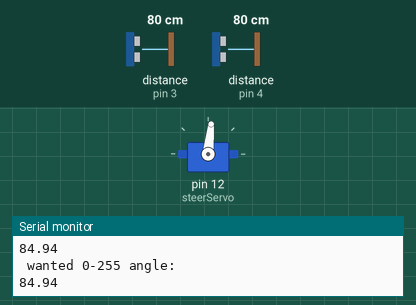
A sketch run on a simulated Arduino Uno, built with avr-gcc and run on an emulated ATmega328P. On the bench: servo, the last lines printed to the serial monitor. Wiring (inferred from the names in the program): 2 × ultrasonic range finder: trigger pin 10, echo pin 4 / trigger pin 11, echo pin 3. The test bench sets the inputs (shaded band); at power-on: distance to the obstacle (sensors on pin 3, pin 4) 80 cm. The echo pulse lasts 58.3 µs per cm.

Above: at 7.2 s.
7.3 s: distance to the obstacle (sensor on pin 3) set to 2 cm
At 8.4 s:
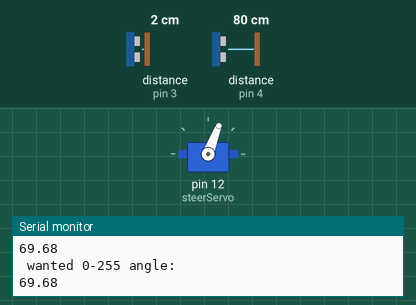
9.2 s: distance to the obstacle (sensor on pin 4) set to 250 cm
At 10.0 s:
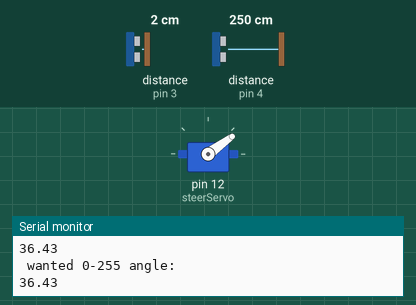
11.2 s: distance to the obstacle (sensor on pin 3) set to 18 cm
At 11.37 s:
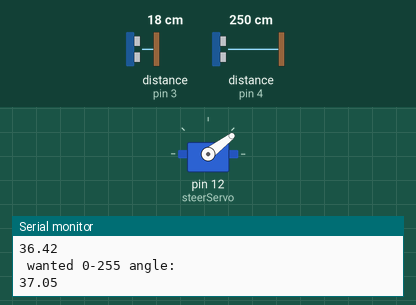
13.2 s: distance to the obstacle (sensor on pin 4) set to 35 cm
At 13.4 s:
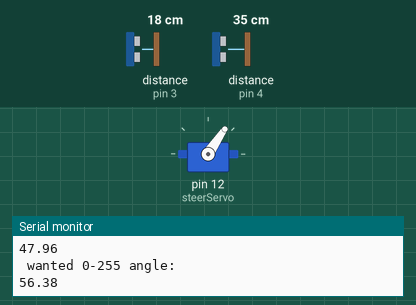
16.2 s: distance to the obstacle (sensor on pin 3) set to 120 cm
At 17.9 s:
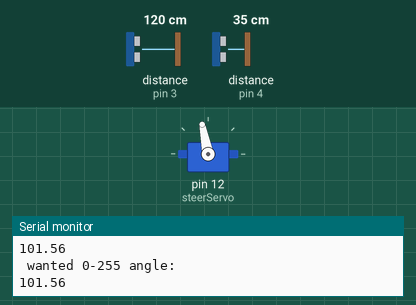
18.2 s: distance to the obstacle (sensor on pin 3) set to 250 cm
At 20.9 s:
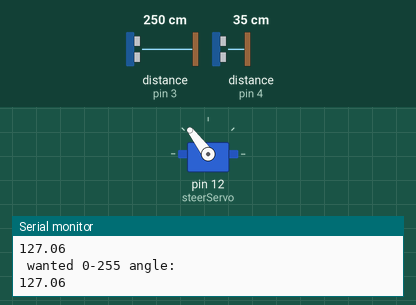
Timing chart, 0 to 22.2 s (numbered marks = the images above; inputs shaded):
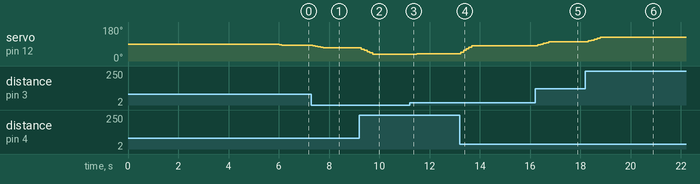

The sketch:

distance-arduino.ino
```cpp
#include <Servo.h>

int trigL = 11; //Left
int echoL = 3;
int durationL;
float distanceL;
float meterL;

int trigR = 10; //Right
int echoR = 4;
int durationR;
float distanceR;
float meterR;

int trigM = 9; //Mid
int echoM = 5;
int durationM;
float distanceM;
float meterM;

float distancemidpoint;
float MidpointHistory[5] = {0, 0, 0, 0, 0};
int MidpointIndex = 0;

Servo steerServo;  // create servo object to control a servo
Servo motorServo;

volatile float steerAngle = 100;
volatile float avgMidpointAngle = 100;

float proportional, integral, derivative, setpoint, error = 0; // PID variables

// PID parameters (example values right now)
float Kp = 1;
float Ki = 3;
float Kd = 1;

unsigned long lastTime = 0; // used in calcPID
float previous_error = 0; // used in calcPID

float addMidpointAndGetAverage(float newMidpoint) {
    MidpointHistory[MidpointIndex] = newMidpoint;
    MidpointIndex = (MidpointIndex + 1) % 5;

    float sum = 0;
    for (int i = 0; i < 5; i++) {
        sum += MidpointHistory[i];
    }

    return sum / 5.0;
}

void setup()
{
  Serial.begin(9600);
  steerServo.attach(12); // Steer angle
  motorServo.writeMicroseconds(1500); // neutral

  pinMode(trigL, OUTPUT);
  digitalWrite(trigL, LOW);
  delayMicroseconds(2);
  pinMode(echoL, INPUT);

  pinMode(trigR, OUTPUT);
  digitalWrite(trigR, LOW);
  delayMicroseconds(2);
  pinMode(echoR, INPUT);

  pinMode(trigM, OUTPUT);
  digitalWrite(trigM, LOW);
  delayMicroseconds(2);
  pinMode(echoM, INPUT);
  delay(6000);
  Serial.println("Distance:");
}

void loop()
{

  //for Left
  digitalWrite(trigL, HIGH);
  delayMicroseconds(10);
  digitalWrite(trigL, LOW);

  durationL = pulseIn(echoL, HIGH);

  if (durationL >= 38000) {
    Serial.println("Out of range");
    durationL = 38000;
    distanceL = durationL * 0.034 / 2;
    meterL = distanceL / 100;
  }
  else {
    distanceL = durationL * 0.034 / 2;
    meterL = distanceL / 100;

    //Serial.print("Distance Left: ");
    //Serial.print(distanceL);
    //Serial.print(" cm\t");
    //Serial.print(meterL);
    //Serial.println(" m");
  }

  //for Right
  digitalWrite(trigR, HIGH);
  delayMicroseconds(10);
  digitalWrite(trigR, LOW);

  durationR = pulseIn(echoR, HIGH);

  if (durationR >= 38000) {
    Serial.println("Out of range Right");
    durationR = 38000;
    distanceR = durationR * 0.034 / 2;
    meterR = distanceR / 100;
  }
  else {
    distanceR = durationR * 0.034 / 2;
    meterR = distanceR / 100;

    //Serial.print("Distance Right: ");
    //Serial.print(distanceR);
    //Serial.print(" cm\t");
    //Serial.print(meterR);
    //Serial.println(" m");
  }

  //Calculating midpoint
  distancemidpoint = (distanceR-distanceL)/2;


  float avgMidpoint = addMidpointAndGetAverage(distancemidpoint);
//Serial.println(avgMidpoint);

//Serial.print("Distance Midpoint: ");
//Serial.print(avgMidpoint);
//Serial.println(" cm\t");

float setMidpoint = 0;

calcPIDAngle(setMidpoint, avgMidpoint);

  //for Mid
  /*
  digitalWrite(trigM, HIGH);
  delayMicroseconds(10);
  digitalWrite(trigM, LOW);

  durationM = pulseIn(echoM, HIGH);

  if (durationM >= 38000) {
    Serial.println("Out of range Mid");
    durationM = 38000;
    distanceM = durationM * 0.034 / 2;
    meterM = distanceM / 100;
  }
  else {
    distanceM = durationM * 0.034 / 2;
    meterM = distanceM / 100;

    //Serial.print("Distance Mid: ");
    //Serial.print(distanceM);
    //Serial.println(" cm\t");
  }
  */

  avgMidpointAngle = (avgMidpointAngle - 35)*2-100; //scaling cuz servo stupido

  Serial.println(avgMidpointAngle);
  steerServo.write(avgMidpointAngle);

  delay(100);

}


// use this function in the loop of arduino program
void calcPIDAngle(float setmidpoint, float midpoint) {
  //Serial.print(midpoint);
  unsigned long currentTime = millis();
  float dt = (currentTime - lastTime) / 1000.0; // seconds

  if (dt <= 0) return;

  // replace with sensor reading
  float measured_midpoint = midpoint;

  float error = setmidpoint - measured_midpoint;

  integral += error * dt;

  // prevent integral windup
  integral = constrain(integral, -100, 100);
 // Serial.print(integral);
 // Serial.println(" integral");
  derivative = (error - previous_error) / dt;

  //float output = Kp * error + Ki * integral + Kd * derivative;
  float output = Kp * error;


  avgMidpointAngle = (output + 646)*255/1292; //scales from max input to 0-255

   //Serial.println(avgMidpointAngle);

  Serial.println(" wanted 0-255 angle:");
  // Serial.print(avgMidpointAngle);
  avgMidpointAngle = constrain(avgMidpointAngle, 0, 255);


  // apply output for next timestep
 // throttle = output;

  previous_error = error;
  lastTime = currentTime;

}
 
```

Measured:
- after the input at 7.3 s, servo on pin 12 (steerServo): moves from 84° to 69° over 0.43 s, starting at once
- after the input at 9.2 s, servo on pin 12 (steerServo): moves from 69° to 36° over 0.47 s, starting after 0.08 s
- after the input at 11.2 s, servo on pin 12 (steerServo): 36° → 37° after 0.06 s, → 38° 0.24 s later, → 39° 0.24 s later
- after the input at 13.2 s, servo on pin 12 (steerServo): moves from 39° to 81° over 0.42 s, starting after 0.05 s
- after the input at 16.2 s, servo on pin 12 (steerServo): moves from 81° to 101° over 0.44 s, starting after 0.10 s
- after the input at 18.2 s, servo on pin 12 (steerServo): moves from 101° to 127° over 1.4 s, starting after 0.11 s
